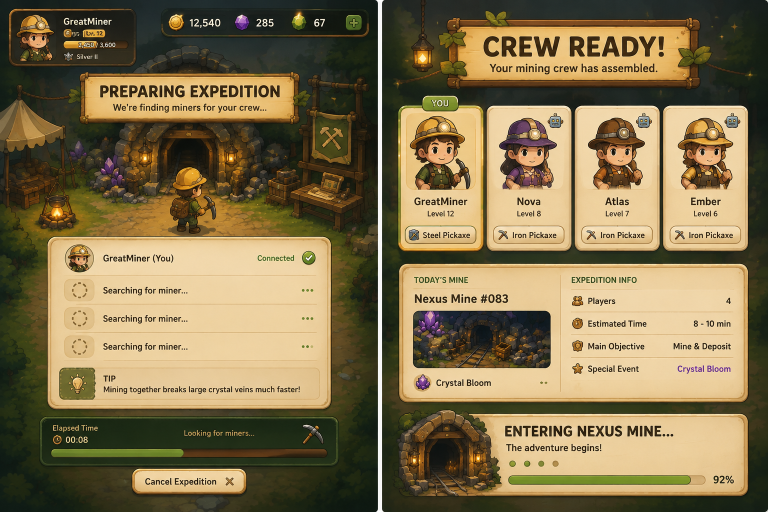
#> input picture docs/ui/04-matchmaking-crewready.png, 1536 x 1024 px, found by its file name (shown at 1/2 size)
$ python sample_matchmaking.py
#> lines starting #> are read from the running program, lines starting #| are printed output that depends on the picture
"""Sample the Preparing Expedition panel so the responsive rebuild uses only
colours that exist in `docs/ui/04-matchmaking-crewready.png`."""

from collections import Counter
from PIL import Image

img = Image.open("docs/ui/04-matchmaking-crewready.png").convert("RGB")
#> img is the input picture: PIL image 1536x1024 RGB; mean R, G, B 129.9, 113.7, 77.4
print("size", img.size)
#| size (1536, 1024)

POINTS = {
    "card body cream": (400, 550),
    "card body cream 2": (300, 700),
    "card rim": (99, 560),
    "row divider": (400, 611),
    "connected green": (536, 517),
    "check ring green": (627, 517),
    "row label dark": (230, 517),
    "avatar tile": (160, 581),
    "tip tile green": (160, 765),
    "tip tile rim": (133, 740),
    "dark bar panel": (300, 856),
    "dark bar rim": (95, 845),
    "track empty": (600, 906),
    "track fill green": (200, 906),
    "cancel face": (350, 963),
    "cancel rim": (270, 945),
    "banner cream": (380, 185),
    "banner wood": (170, 165),
}

for name, (x, y) in POINTS.items():
    print(f"{name:20s} ({x},{y}) {img.getpixel((x, y))}")
#> this loop made 18 passes
#| card body cream      (400,550) (213, 178, 122)
#| card body cream 2    (300,700) (250, 229, 177)
#| card rim             (99,560) (219, 179, 119)
#| row divider          (400,611) (237, 208, 160)
#| connected green      (536,517) (245, 230, 176)
#| check ring green     (627,517) (107, 134, 35)
#| row label dark       (230,517) (72, 59, 35)
#| avatar tile          (160,581) (228, 196, 141)
#> (further printed lines are left out)


def dominant(box, k=6):
#> called with box = (100, 490, 660, 800), k = 8
    crop = img.crop(box)
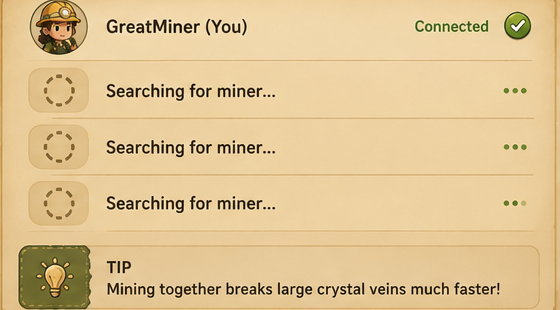
#> crop: PIL image 560x310 RGB; mean R, G, B 223.7, 196.4, 147.6
    counts = Counter(crop.getdata())
#> counts = 19535 items
    return counts.most_common(k)


print("\ncard region dominant:", dominant((100, 490, 660, 800), 8))
print("\ndark bar dominant:", dominant((90, 838, 660, 925), 6))
#> call 2 of dominant, with box = (90, 838, 660, 925), k = 6
#> in dominant (call 2), `crop = img.crop(box)`:
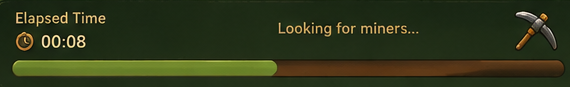
#> crop: PIL image 570x87 RGB; mean R, G, B 46.3, 53.8, 25.9
#> in dominant (call 2), `counts = Counter(crop.getdata())`: counts = 7993 items
